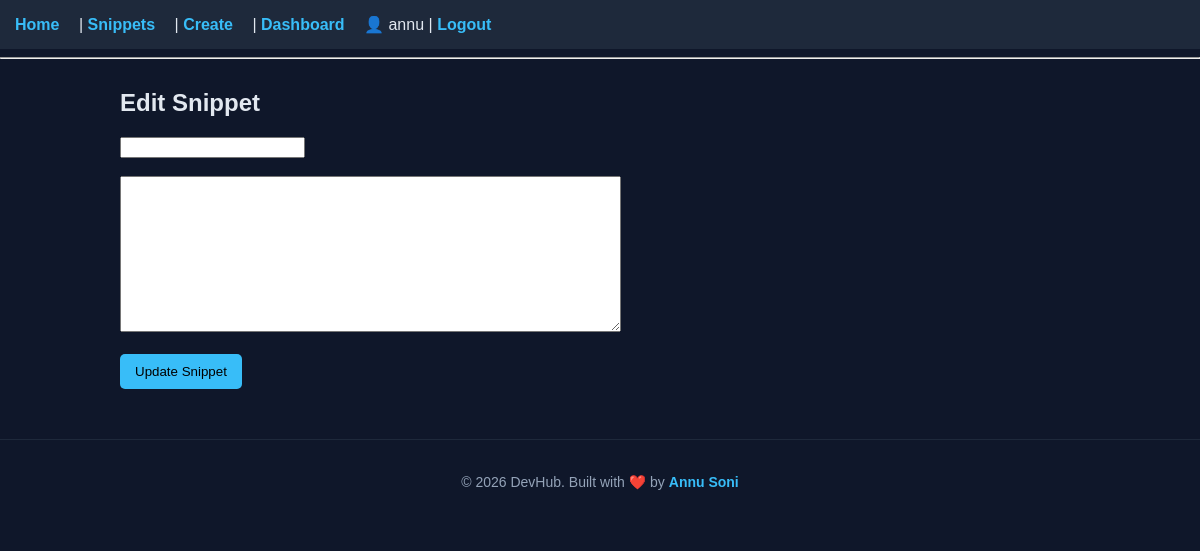
Page /edit/6 (signed in) on the earlier database version.
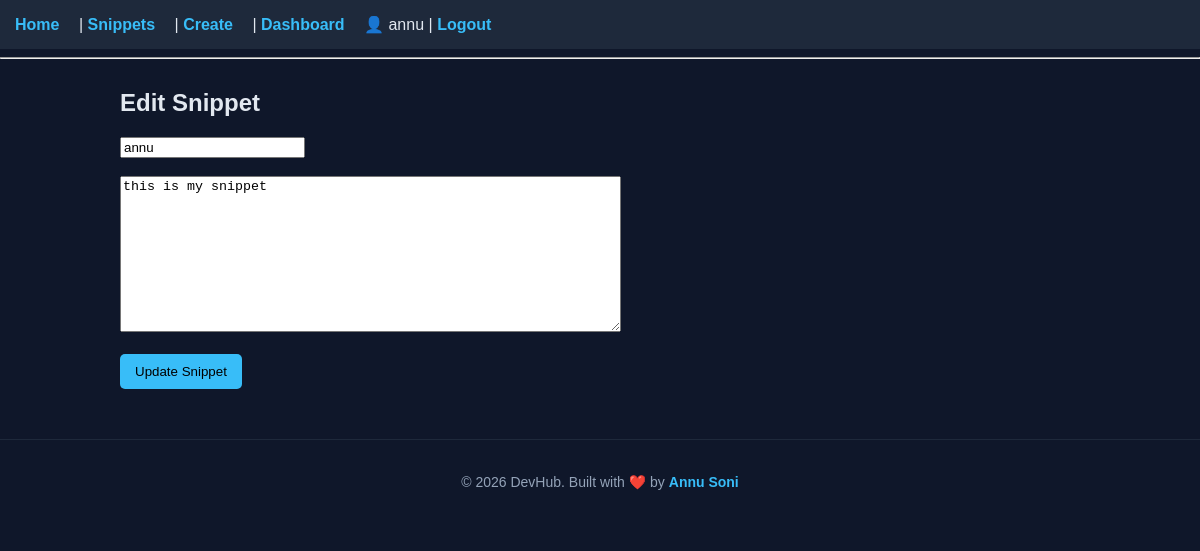
Same page on the later database version.
### tables this page shows
CREATE TABLE snippets(
id INTEGER PRIMARY KEY AUTOINCREMENT,
title TEXT,
code TEXT,
author TEXT
, likes INTEGER DEFAULT 0);

### app.py (the view, shortened to what this page needs)
@app.route("/edit/<int:id>", methods=["GET","POST"])
def edit_snippet(id):
    conn = sqlite3.connect("database/db.sqlite3")
    cursor = conn.cursor()
    cursor.execute("SELECT * FROM snippets WHERE id=?", (id,))
    snippet = cursor.fetchone()
    conn.close()
    return render_template("edit_snippet.html", snippet=snippet)

### templates/edit_snippet.html
{% extends "base.html" %}
{% block content %}
<h2>Edit Snippet</h2>
<form method="POST">
<input type="text" name="title" value="{{snippet[1]}}"><br><br>
<textarea name="code" rows="10" cols="60">
{{snippet[2]}}
</textarea><br><br>
<button type="submit">Update Snippet</button>
</form>
{% endblock %}

Differences in the rows shown:
added snippets: title "annu", code "this is my snippet"
